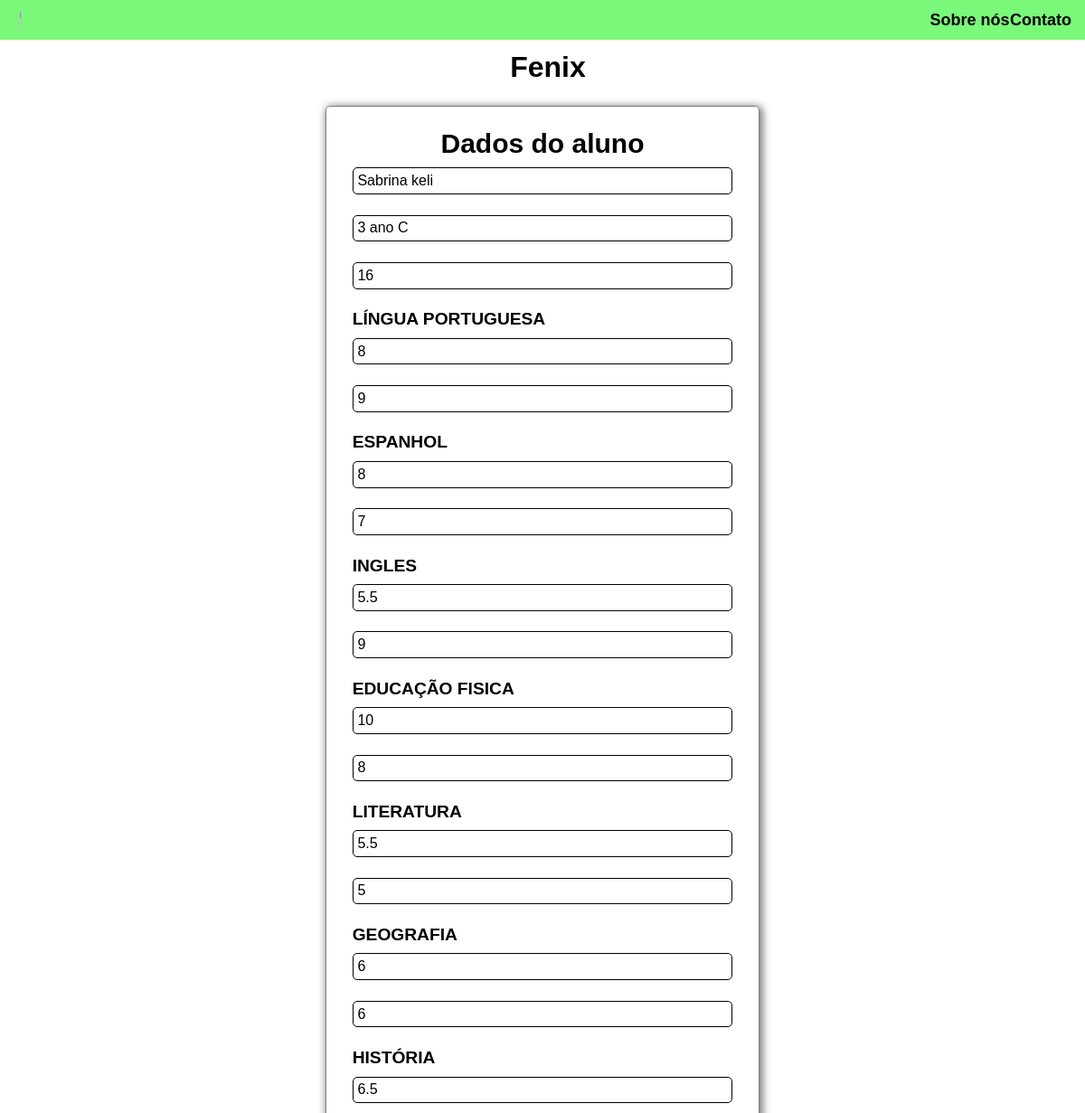
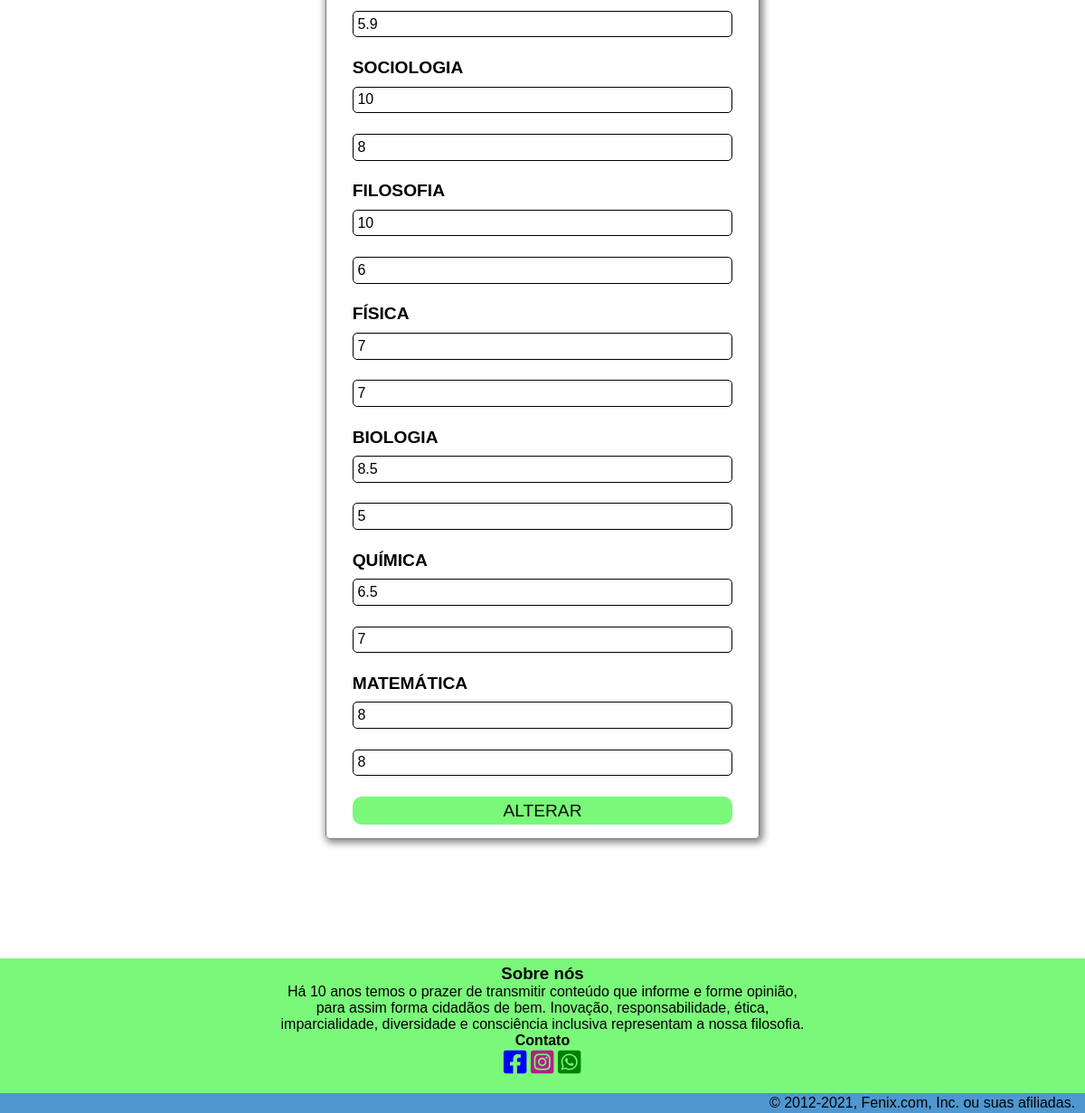
The app's page /edicao.php?id=4 with its own data (2 pictures, top to bottom).
### tables this page shows
CREATE TABLE IF NOT EXISTS `dados` (
  `id` int(11) NOT NULL AUTO_INCREMENT,
  `nome` varchar(150) NOT NULL,
  `turma` varchar(50) NOT NULL,
  `numero` varchar(50) NOT NULL,
  `portugues1` varchar(50) NOT NULL,
  `portugues2` varchar(50) NOT NULL,
  `media1` varchar(50) NOT NULL,
  `espanhol1` varchar(50) NOT NULL,
  `espanhol2` varchar(50) NOT NULL,
  `media2` varchar(50) NOT NULL,
  `ingles1` varchar(50) NOT NULL,
  `ingles2` varchar(50) NOT NULL,
  `media3` varchar(50) NOT NULL,
  `edfisica1` varchar(50) NOT NULL,
  `edfisica2` varchar(50) NOT NULL,
  `media4` varchar(50) NOT NULL,
  `literatura1` varchar(50) NOT NULL,
  `literatura2` varchar(50) NOT NULL,
  `media5` varchar(50) NOT NULL,
  `geografia1` varchar(50) NOT NULL,
  `geografia2` varchar(50) NOT NULL,
  `media6` varchar(50) NOT NULL,
  `historia1` varchar(50) NOT NULL,
  `historia2` varchar(50) NOT NULL,
  `media7` varchar(50) NOT NULL,
  `sociologia1` varchar(50) NOT NULL,
  `sociologia2` varchar(50) NOT NULL,
  `media8` varchar(50) NOT NULL,
  `filosofia1` varchar(50) NOT NULL,
  `filosofia2` varchar(50) NOT NULL,
  `media9` varchar(50) NOT NULL,
  `fisica1` varchar(50) NOT NULL,
  `fisica2` varchar(50) NOT NULL,
  `media10` varchar(50) NOT NULL,
  `biologia1` varchar(50) NOT NULL,
  `biologia2` varchar(50) NOT NULL,
  `media11` varchar(50) NOT NULL,
  `quimica1` varchar(50) NOT NULL,
  `quimica2` varchar(50) NOT NULL,
  `media12` varchar(50) NOT NULL,
  `matematica1` varchar(50) NOT NULL,
  `matematica2` varchar(50) NOT NULL,
  `media13` varchar(50) NOT NULL,
  PRIMARY KEY (`id`)
);

### edicao.php (the view, shortened to what this page needs)
<?php
    include("conexao.php");
    if(!isset($_GET["id"])){
        header("Location: form.php");
        exit;
    }else{
        $id = filter_input(INPUT_GET,"id",FILTER_DEFAULT);
        $selecionar = "SELECT * FROM dados WHERE id=:id";
        try{
            $resultado = $conect -> prepare($selecionar);
            $resultado -> bindParam(":id",$id,PDO::PARAM_INT);
            $resultado -> execute();
            $contar = $resultado -> rowCount();
            if($contar > 0){
                while($mostrar = $resultado -> FETCH(PDO::FETCH_OBJ)){
                    $nomeRetorno = $mostrar -> nome;
                    $turmaRetorno = $mostrar -> turma;
                    $numeroRetorno = $mostrar -> numero;
                    $portugues1Retorno = $mostrar -> portugues1;
                    $portugues2Retorno = $mostrar -> portugues2;
                    $espanhol1Retorno = $mostrar -> espanhol1;
                    $espanhol2Retorno = $mostrar -> espanhol2;
                    $ingles1Retorno = $mostrar -> ingles1;
                    $ingles2Retorno = $mostrar -> ingles2;
                    $edfisica1Retorno = $mostrar -> edfisica1;
                    $edfisica2Retorno = $mostrar -> edfisica2;
                    $literatura1Retorno = $mostrar -> literatura1;
                    $literatura2Retorno = $mostrar -> literatura2;
                    $geografia1Retorno = $mostrar -> geografia1;
                    $geografia2Retorno = $mostrar -> geografia2;
                    $historia1Retorno = $mostrar -> historia1;
                    $historia2Retorno = $mostrar -> historia2;
                    $sociologia1Retorno = $mostrar -> sociologia1;
                    $sociologia2Retorno = $mostrar -> sociologia2;
                    $filosofia1Retorno = $mostrar -> filosofia1;
                    $filosofia2Retorno = $mostrar -> filosofia2;
                    $fisica1Retorno = $mostrar -> fisica1;
                    $fisica2Retorno = $mostrar -> fisica2;
                    $biologia1Retorno = $mostrar -> biologia1;
                    $biologia2Retorno = $mostrar -> biologia2;
                    $quimica1Retorno = $mostrar -> quimica1;
                    $quimica2Retorno = $mostrar -> quimica2;
                    $matematica1Retorno = $mostrar -> matematica1;
                    $matematica2Retorno = $mostrar -> matematica2;
                }
            }else{
                exit;
            }
        }catch(PDOException $erro){
            echo "ERRO AO EDITAR: ". $erro -> getMessage();
        }
    }
?>
<!DOCTYPE html>
<html lang="pt-br">
<head>
    <link rel="stylesheet" href="CSS/edicao.css">
</head>
<body>
<header class="menu">
        <div class="div2">
            <ul class="ul1">
                <img class="img" src="img/logo.png">
                <a class="a1" href="#sobre"><h2>Sobre nós</h2></a>
                <a class="a2" href="#contato"><h2>Contato</h2></a>
            </ul>
        </div>
    </header>
    <h1 class="h1menu">Fenix</h1>
    <form class="formmenu" method="post">
        <h3 class="hmenu">Dados do aluno</h3>
        <input class="inputmenu" type="text" placeholder ="Digite seu nome" name ="nome" required =""
        value="<?php echo $nomeRetorno;?>"><br>
        <input class="inputmenu" type="text" placeholder = "Digite sua turma" name ="turma" required =""
        value="<?php echo $turmaRetorno;?>"><br>
        <input class="inputmenu" type="text" placeholder = "Digite seu numero da chamada" name ="numero"
        required ="" value="<?php echo $numeroRetorno;?>"><br>
        <h3 class="h3menu">LÍNGUA PORTUGUESA</h3>
        <input class="inputmenu" type="text" placeholder = "Digite sua nota parcial" name ="portugues1"
        required ="" value="<?php echo $portugues1Retorno;?>"><br>
        <input class="inputmenu" type="text" placeholder = "Digite sua nota global" name ="portugues2"
        required ="" value="<?php echo $portugues2Retorno;?>"><br>
        <h3 class="h3menu">ESPANHOL</h3>
        <input class="inputmenu" type="text" placeholder = "Digite sua nota parcial" name ="espanhol1"
        required ="" value="<?php echo $espanhol1Retorno;?>"><br>
        <input class="inputmenu" type="text" placeholder = "Digite sua nota global" name ="espanhol2"
        required ="" value="<?php echo $espanhol2Retorno;?>"><br>
        <h3 class="h3menu">INGLES</h3>
        <input class="inputmenu" type="text" placeholder = "Digite sua nota parcial" name ="ingles1"
        required ="" value="<?php echo $ingles1Retorno;?>"><br>
        <input class="inputmenu" type="text" placeholder = "Digite sua nota global" name ="ingles2"
        required ="" value="<?php echo $ingles2Retorno;?>"><br>
        <h3 class="h3menu">EDUCAÇÃO FISICA</h3>
        <input class="inputmenu" type="text" placeholder = "Digite sua nota parcial" name ="edfisica1"
        required ="" value="<?php echo $edfisica1Retorno;?>"><br>
        <input class="inputmenu" type="text" placeholder = "Digite sua nota global" name ="edfisica2"
        required ="" value="<?php echo $edfisica2Retorno;?>"><br>
        <h3 class="h3menu">LITERATURA</h3>
        <input class="inputmenu" type="text" placeholder = "Digite sua nota parcial" name ="literatura1"
        required ="" value="<?php echo $literatura1Retorno;?>"><br>
        <input class="inputmenu" type="text" placeholder = "Digite sua nota global" name ="literatura2"
        required ="" value="<?php echo $literatura2Retorno;?>"><br>
        <h3 class="h3menu">GEOGRAFIA</h3>
        <input class="inputmenu" type="text" placeholder = "Digite sua nota parcial" name ="geografia1"
        required ="" value="<?php echo $geografia1Retorno;?>"><br>
        <input class="inputmenu" type="text" placeholder = "Digite sua nota global" name ="geografia2"
        required ="" value="<?php echo $geografia2Retorno;?>"><br>
        <h3 class="h3menu">HISTÓRIA</h3>
        <input class="inputmenu" type="text" placeholder = "Digite sua nota parcial" name ="historia1"
        required ="" value="<?php echo $historia1Retorno;?>"><br>
        <input class="inputmenu" type="text" placeholder = "Digite sua nota global" name ="historia2"
        required ="" value="<?php echo $historia2Retorno;?>"><br>
        <h3 class="h3menu">SOCIOLOGIA</h3>
        <input class="inputmenu" type="text" placeholder = "Digite sua nota parcial" name ="sociologia1"
        required ="" value="<?php echo $sociologia1Retorno;?>"><br>
        <input class="inputmenu" type="text" placeholder = "Digite sua nota global" name ="sociologia2"
        required ="" value="<?php echo $sociologia2Retorno;?>"><br>
        <h3 class="h3menu">FILOSOFIA</h3>
        <input class="inputmenu" type="text" placeholder = "Digite sua nota parcial" name ="filosofia1"
        required ="" value="<?php echo $filosofia1Retorno;?>"><br>
        <input class="inputmenu" type="text" placeholder = "Digite sua nota global" name ="filosofia2"
        required ="" value="<?php echo $filosofia2Retorno;?>"><br>
        <h3 class="h3menu">FÍSICA</h3>
        <input class="inputmenu" type="text" placeholder = "Digite sua nota parcial" name ="fisica1"
        required ="" value="<?php echo $fisica1Retorno;?>"><br>
        <input class="inputmenu" type="text" placeholder = "Digite sua nota global" name ="fisica2"
        required ="" value="<?php echo $fisica2Retorno;?>"><br>
        <h3 class="h3menu">BIOLOGIA</h3>
        <input class="inputmenu" type="text" placeholder = "Digite sua nota parcial" name ="biologia1"
        required ="" value="<?php echo $biologia1Retorno;?>"><br>
        <input class="inputmenu" type="text" placeholder = "Digite sua nota global" name ="biologia2"
        required ="" value="<?php echo $biologia2Retorno;?>"><br>
        <h3 class="h3menu">QUÍMICA</h3>
        <input class="inputmenu" type="text" placeholder="Digite sua nota parcial" name="quimica1"
         required="" value="<?php echo $quimica1Retorno;?>"><br>
        <input class="inputmenu" type="text" placeholder="Digite sua nota global" name="quimica2"
          required="" value="<?php echo $quimica2Retorno;?>"><br>
        <h3 class="h3menu">MATEMÁTICA</h3>
        <input class="inputmenu" type="text" placeholder = "Digite sua nota parcial" name ="matematica1"
        required ="" value="<?php echo $matematica1Retorno;?>"><br>
        <input class="inputmenu" type="text" placeholder = "Digite sua nota global" name ="matematica2"
        required ="" value="<?php echo $matematica2Retorno;?>"><br>
        <button class="botaomenu" type="submit" name="btn-update">ALTERAR </button>
    </form>
    <footer class="rodape">
        <h3 id="sobre" class="h3">Sobre nós</h3>
        <p class="p1">Há 10 anos temos o prazer de transmitir conteúdo que informe e forme opinião,
         para assim forma cidadãos de bem. Inovação, responsabilidade, ética, imparcialidade, diversidade
          e consciência inclusiva representam a nossa filosofia.</p>
        <div class="icone">
            <h4 id="contato" class="h4">Contato</h4>
            <a href="#" target="blank"><i class="fab fa-facebook-square f"></i></a>
            <a href="#" target="blank"><i class="fab fa-instagram-square i"></i></a>
            <a href="#" target="blank"><i class="fab fa-whatsapp-square w"></i></a>
        </div>
            <div class="direitos">
                <p class="p2">© 2012-2021, Fenix.com, Inc. ou suas afiliadas.</p>
            </div>
    </footer>
</body>
</html>

### CSS/edicao.css (style rules this page uses)
* { margin: 0%; padding: 0%; box-sizing: border-box; font-family: arial; outline: 0; }
.menu { background: rgb(122, 248, 122); }
.ul1 { display: flex; flex-direction: row; justify-content: space-between; }
.img { height: 40px; width: 4%; border-radius: 50%; margin-top: 2px; margin-bottom: 2px; margin-left: 20px; }
.a1 { text-decoration: none; margin-right: -105px; font-size: 12px; margin-top: 12px; color: #000; font-family: sans-serif; margin-left: 750px; }
.a2 { text-decoration: none; margin-right: 15px; margin-left: -105px; font-size: 12px; margin-top: 12px; color: #000; font-family: sans-serif; }
.formmenu { display: flex; flex-direction:column ; margin-top: 2%; margin-right: 30%; margin-left: 30%; border: 1px solid #808080; border-radius: 5px; box-shadow: 2px 2px 8px 2px #808080; }
.inputmenu { margin-right: 6%; margin-left: 6%; margin-top: 1%; padding: 1%; font-size: 100%; border-radius: 10px; border: 1px solid black; border-radius: 5px ; }
.hmenu { margin-bottom:1% ; margin-top: 5%; text-align: center; font-size: 30px; }
.h1menu { margin-left: 1%; margin-top: 1%; margin-bottom: 1%; font-size: 200%; text-align: center; }
.h3menu { margin-left: 6%; margin-top: 1%; margin-bottom: 1%; font-size: 120%; }
.botaomenu { margin-right: 6%; margin-left: 6%; margin-top: 1%; margin-bottom: 3%; background: rgb(122, 248, 122); color: rgb(12, 12, 12); font-size: 120%; padding: 1%; border: none; border-radius: 10px; cursor: pointer; transition: background-color 1s; }
.rodape { background: rgb(122, 248, 122); text-align: center; margin-bottom: -16px; }
.direitos { padding-top: 2px; padding-bottom: 2px; background: #4e97d1; }
.p2 { margin-left: 70%; font-family: sans-serif; }
.f { color: blue; font-size: 29px; height:29px; border: none; }
.i { color:rgb(179, 33, 130); font-size: 29px; border: none; }
.w { color:green ; font-size: 29px; border: none; }
.h3 { margin-top: 11%; padding-top: 6px; }
.p1 { margin-left: 25%; margin-right: 25%; font-family: sans-serif; }
.icone { padding-bottom: 20px; }

### records on screen
dados: nome "Sabrina keli", turma "3 ano C", numero "16", portugues1 "8", portugues2 "9", espanhol1 "8", espanhol2 "7", ingles1 "5.5", ingles2 "9", edfisica1 "10", edfisica2 "8", literatura1 "5.5", literatura2 "5", geografia1 "6", geografia2 "6", historia1 "6.5", historia2 "5.9", sociologia1 "10", sociologia2 "8", filosofia1 "10", filosofia2 "6", fisica1 "7", fisica2 "7", biologia1 "8.5", biologia2 "5", quimica1 "6.5", quimica2 "7", matematica1 "8", matematica2 "8"
